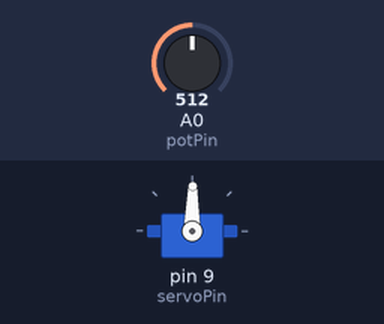
Bench run of a sketch on a simulated Arduino Uno, built with avr-gcc and run on an emulated ATmega328P. On the bench: servo. Inputs (shaded band) come from the test bench; at power-on: A0 (potPin) = 512.

Above: at 1.2 s.
1.3 s: A0 (potPin) set to 716
At 2.0 s:
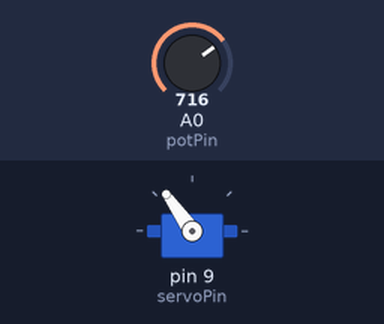
2.8 s: A0 (potPin) set to 900
At 4.0 s:
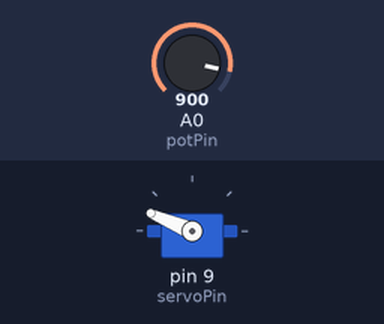
4.3 s: A0 (potPin) set to 1023
At 5.5 s:
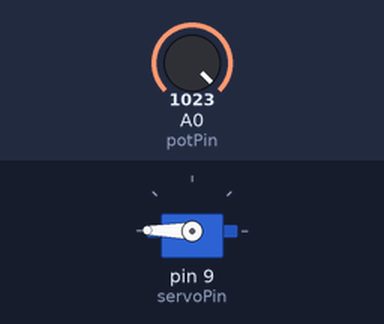
5.8 s: A0 (potPin) set to 306
At 6.4 s:
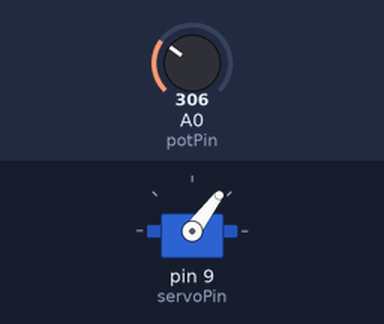
7.3 s: A0 (potPin) set to 122
At 7.8 s:
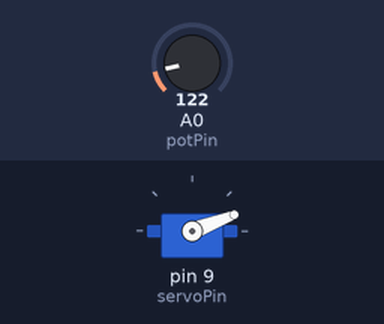
8.8 s: A0 (potPin) set to 511
At 9.8 s:
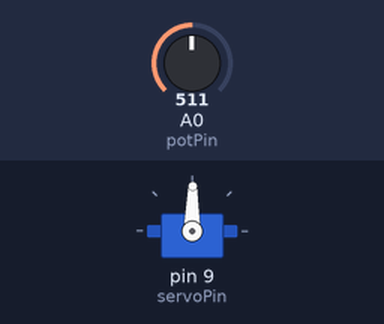
Timing chart, 0 to 11.3 s (numbered marks = the images above; inputs shaded):
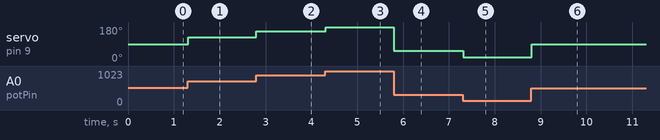

Measured:
- after the input at 1.3 s, servo on pin 9 (servoPin): 89° → 125° at once
- after the input at 2.8 s, servo on pin 9 (servoPin): 125° → 157° at once
- after the input at 4.3 s, servo on pin 9 (servoPin): 157° → 179° at once
- after the input at 5.8 s, servo on pin 9 (servoPin): 179° → 53° at once
- after the input at 7.3 s, servo on pin 9 (servoPin): 53° → 21° at once
- after the input at 8.8 s, servo on pin 9 (servoPin): 21° → 89° at once

The sketch:

ServoControl.ino
```cpp
#include <Servo.h>

int servoPin = 9;

int potPin = A0;

Servo myServo;

void setup() {
	// put your setup code here, to run once:
	myServo.attach(servoPin);
}

void loop() {
	int analogValue;
	int position;

	analogValue = analogRead(potPin);

	position = map(analogValue, 0, 1023, 0, 179);
	myServo.write(position);

	delay(15);
}
```
